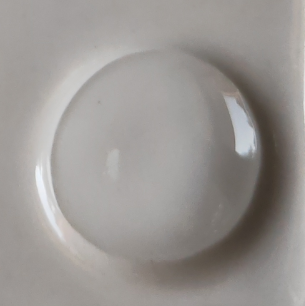
#> input picture back-end/newData/standard/blue/0.png, 305 x 306 px; its folder holds only this picture in this run
$ python 0-clearwhite_standard.py
#> lines starting #> are read from the running program, lines starting #| are printed output that depends on the picture
import os
import cv2  # 用OpenCV库
import pandas as pd
import numpy as np


image_dir = '../newData/standard/blue'
image_files = [f for f in os.listdir(image_dir) if f.endswith('.png')]

# 考虑光线问题，把四周白色统一，先定义理想白色的RGB值
ideal_white = np.array([255, 255, 255])


# 提取图像平均RGB值的函数
def extract_rgb(image_path):
#> called with image_path = '../newData/standard/blue/0.png'
    image = cv2.imread(image_path)
#> image is the input picture: shape (306, 305, 3); mean B, G, R 146.4, 149.5, 153.5
    if image is None:
        raise FileNotFoundError(f"无法打开文件: {image_path}")

    # 将图像从BGR转换为RGB
    image = cv2.cvtColor(image, cv2.COLOR_BGR2RGB)
    h, w, _ = image.shape
#> h = 306; w = 305

    # 计算统一的区域大小，避免不同角落区域大小不一致的问题
    corner_h = h // 8
#> corner_h = 38
    corner_w = w // 8
#> corner_w = 38

    # 1. 提取白色区域的平均RGB值（取四周的小角落区域，1/64，一共4块，相当于1/16）
    white_roi = np.concatenate((
        image[:corner_h, :corner_w],  # 左上角
        image[:corner_h, -corner_w:],  # 右上角
        image[-corner_h:, :corner_w],  # 左下角
        image[-corner_h:, -corner_w:]  # 右下角
    ), axis=0)  # 将四角区域合并
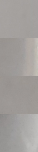
#> white_roi: shape (152, 38, 3); mean R, G, B 162.3, 158.8, 156

    white_avg_rgb = cv2.mean(white_roi)[:3]  # 计算白色区域的平均RGB值
#> white_avg_rgb = (162.3, 158.8, 156)

    # 2. 计算校正因子（根据白色区域与理想白色的差异）
    correction_factor = ideal_white / np.array(white_avg_rgb)
#> correction_factor = [1.57, 1.61, 1.63]

    # 3. 提取图像中心区域的RGB值
    center_roi = image[h // 4:3 * h // 4, w // 4:3 * w // 4]  # 选择图像的中心区域来计算平均RGB值，去掉上下和左右各1/4的边界
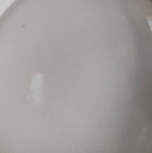
#> center_roi: shape (153, 152, 3); mean R, G, B 159.7, 156.7, 154.6

    # 4. 应用校正因子，矫正中心区域的RGB值
    corrected_center_roi = center_roi * correction_factor  # 将校正因子应用到中心区域
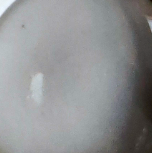
#> corrected_center_roi: shape (153, 152, 3) float64; mean R, G, B 250.8, 251.7, 252.7; drawn with min black and max white
    corrected_center_roi = np.clip(corrected_center_roi, 0, 255)  # 确保RGB值在0到255之间
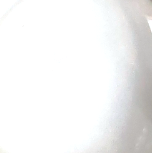
#> corrected_center_roi: shape (153, 152, 3) float64; mean R, G, B 242.8, 242.6, 242.4

    average_color = cv2.mean(corrected_center_roi)[:3]  # 计算矫正后中心区域的平均RGB值
#> average_color = (242.8, 242.6, 242.4)

    return average_color


# 初始化存储结果的列表
results = []

# 处理每个图像文件
for image_file in image_files:  # 循环遍历每个图像文件
    image_path = os.path.join(image_dir, image_file)
    print(f"正在处理文件: {image_path}")
    try:
        avg_rgb = extract_rgb(image_path)
#> avg_rgb = (242.8, 242.6, 242.4)
        absorbance = float(os.path.splitext(image_file)[0])  # 从文件名中提取吸光度值
        results.append((absorbance, avg_rgb[0], avg_rgb[1], avg_rgb[2]))
    except FileNotFoundError as e:
        print(e)

# 将结果创建为DataFrame
df_results = pd.DataFrame(results, columns=['Absorbance', 'Red', 'Green', 'Blue'])
#> df_results = table of 1 rows and 4 columns

# 按照吸光度排序
df_results = df_results.sort_values(by='Absorbance')

# 保存结果为Excel文件
output_path = '../newData/standard/blue/11-20blue.xlsx'  # 保存到原文件夹之下

df_results.to_excel(output_path, index=False)

print(f"RGB值已成功提取并保存到 {output_path}")

$ run again, on back-end/newData/standard/blue/18.png
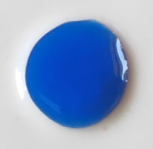
#> input picture back-end/newData/standard/blue/18.png, 153 x 149 px
#> in extract_rgb, image is the input picture: shape (149, 153, 3); mean B, G, R 201.2, 161.5, 138.1
#> white_avg_rgb = (218.8, 218.8, 218.8)
#> correction_factor = [1.17, 1.17, 1.17]
#> in extract_rgb, `center_roi = image[h // 4:3 * h // 4, w // 4:3 * w // 4]`:
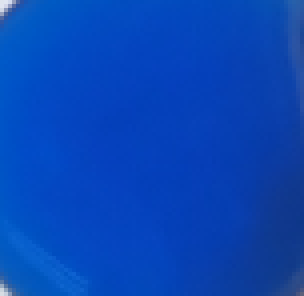
#> center_roi: shape (74, 76, 3) (shown 4 times larger); mean R, G, B 7, 70.1, 183.5
#> in extract_rgb, `corrected_center_roi = np.clip(corrected_center_roi, 0, 255)`:
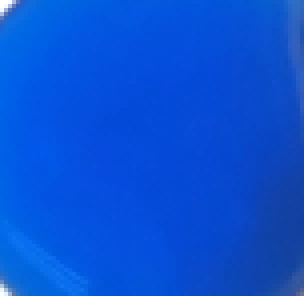
#> corrected_center_roi: shape (74, 76, 3) float64 (shown 4 times larger); mean R, G, B 8.2, 81.6, 213.8
#> average_color = (8.19, 81.65, 213.8)
#> df_results = table of 1 rows and 4 columns

$ run again, on back-end/newData/standard/blue/4.png
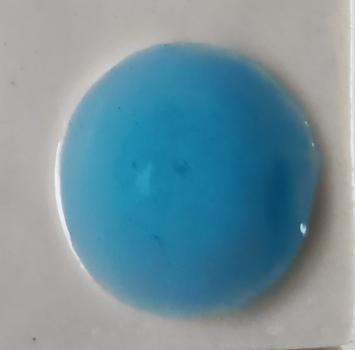
#> input picture back-end/newData/standard/blue/4.png, 355 x 350 px
#> in extract_rgb, image is the input picture: shape (350, 355, 3); mean B, G, R 157.1, 145.5, 113.9
#> white_avg_rgb = (173.9, 171.1, 167.1)
#> correction_factor = [1.47, 1.49, 1.53]
#> in extract_rgb, `center_roi = image[h // 4:3 * h // 4, w // 4:3 * w // 4]`:
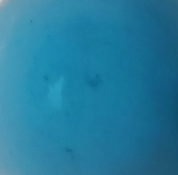
#> center_roi: shape (175, 178, 3); mean R, G, B 36.4, 123.5, 157.8
#> in extract_rgb, `corrected_center_roi = np.clip(corrected_center_roi, 0, 255)`:
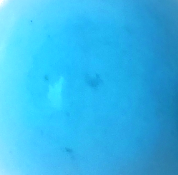
#> corrected_center_roi: shape (175, 178, 3) float64; mean R, G, B 53.3, 184, 235.8
#> average_color = (53.31, 184, 235.8)
#> df_results = table of 1 rows and 4 columns

$ run again, on back-end/newData/standard/blue/12.png
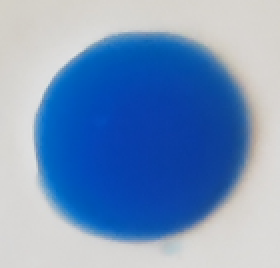
#> input picture back-end/newData/standard/blue/12.png, 140 x 134 px (shown 2 times larger)
#> in extract_rgb, image is the input picture: shape (134, 140, 3); mean B, G, R 191.2, 149.3, 118.4
#> white_avg_rgb = (215.1, 213.1, 209)
#> correction_factor = [1.19, 1.2, 1.22]
#> in extract_rgb, `center_roi = image[h // 4:3 * h // 4, w // 4:3 * w // 4]`:
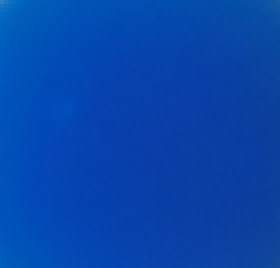
#> center_roi: shape (67, 70, 3) (shown 4 times larger); mean R, G, B 6.3, 69.7, 172.1
#> in extract_rgb, `corrected_center_roi = center_roi * correction_factor`:
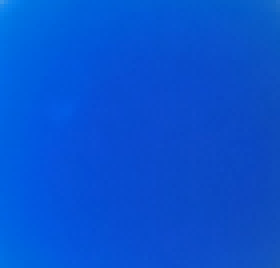
#> corrected_center_roi: shape (67, 70, 3) float64 (shown 4 times larger); mean R, G, B 7.5, 83.4, 210
#> average_color = (7.47, 83.39, 210)
#> df_results = table of 1 rows and 4 columns
